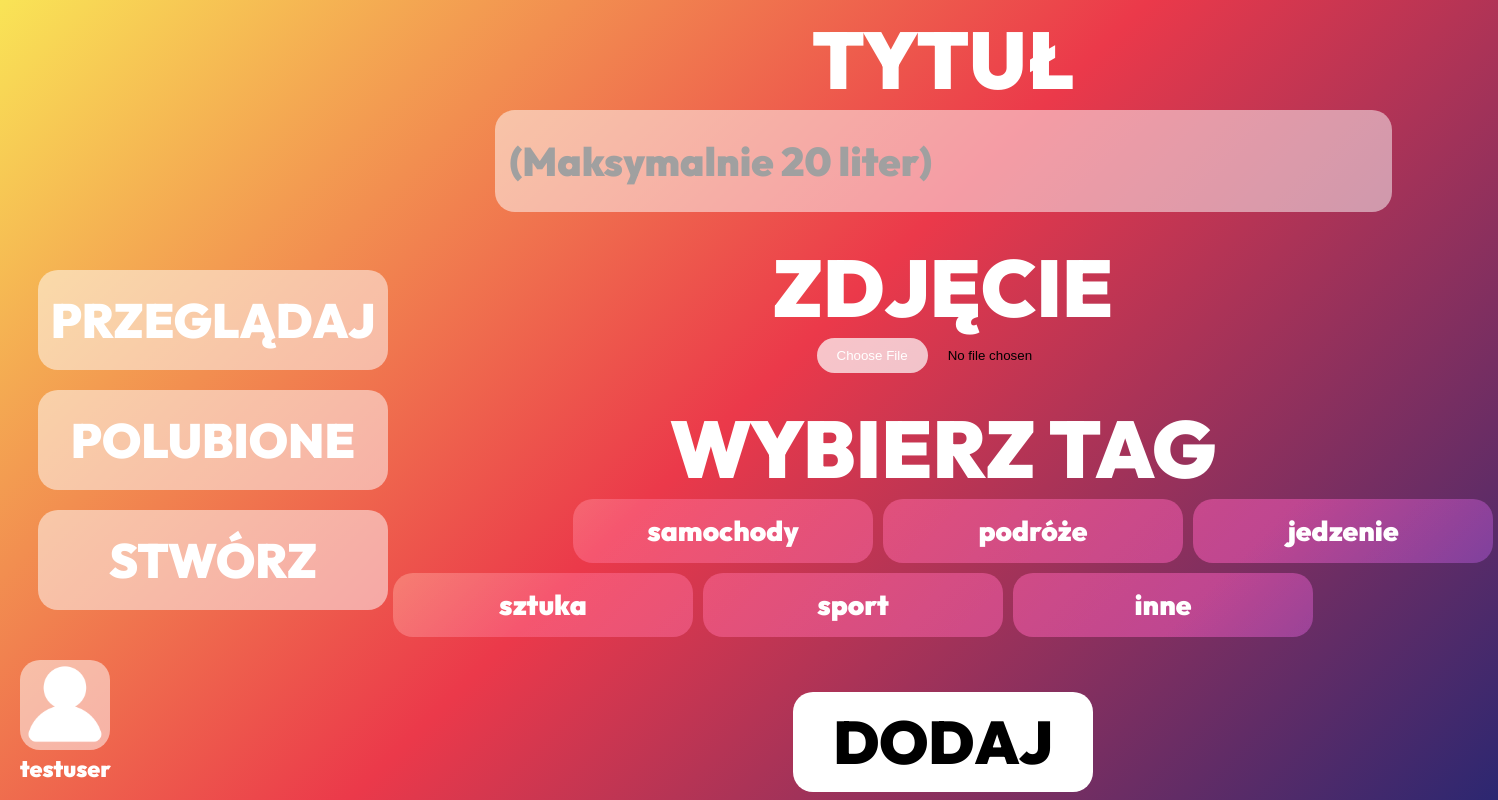
The page /addPost.php (signed in) on the database its author committed.
### tables this page shows
CREATE TABLE `tagi` (
  `id` int(11) NOT NULL,
  `nazwa` text NOT NULL
);

### addPost.php (the view, shortened to what this page needs)
<?php
$user_name = isset($_SESSION['user_name']) ? $_SESSION['user_name'] : null;
$user_id = isset($_SESSION['user_id']) ? $_SESSION['user_id'] : null;
$isLoggedIn=$user_id!=null;
$servername = "localhost";
$username = "root";
$password = "";
$dbname = "projekt";
$conn = new mysqli($servername, $username, $password, $dbname);
$tags = $conn->query("SELECT * FROM tagi");
?>
<!DOCTYPE html>
<html lang="en">
<head>
    <link rel="stylesheet" href="./style/addPost.css">
    <link rel="stylesheet" href="./style/nav.css">
</head>
<body>
<nav>
        <section class="navButtons">
            <a class="navButton" href="./index.php">przeglądaj</a>
            <a id="liked" class="navButton" href="./liked.php">polubione</a>
            <a class="navButton" href="./addPost.php">stwórz</a>
        </section>
        <section class="accountContainer">
            <a class="loginContainer"  href="<?php if($isLoggedIn==1){echo "./user.php?id=".$user_id;}else{echo "./login.php";} ?>">
                <img id="login" src="login.svg">
                <?php if ($user_name): ?>
                    <p class="loginText"><?php echo $user_name; ?></p>
                <?php else: ?>
                    <p class="loginText">LOGIN</p>
                <?php endif; ?>
            </a>
        </section>
    </nav>
    <main>
        <?php if ($isLoggedIn): ?>
        <section class="inputContainer">
            <h1 class="titleText">TYTUŁ</h1>
            <input id="titleInput" class="titleInput" type="text" placeholder="(Maksymalnie 20 liter)">
        </section>
        <section class="inputContainer">
            <h1 class="titleText">ZDJĘCIE</h1>
            <input id="imageInput" class="imageInput" type="file">
        </section>
        <section class="inputContainer">
            <h1 class="titleText">WYBIERZ TAG</h1>
            <section class="tags">
            <?php
                while ($row = $tags->fetch_assoc()) {
                    echo "<p class='tagButton' id='{$row['id']}' onclick='chooseTag(this)'>{$row['nazwa']}</p>";
                }
            ?>
            </section>
        </section>
        <button id="submitButton" class="submitButton" type="button" onclick="addPost()">DODAJ</button>
        <?php endif; ?>
    </main>
</body>
</html>

### style/addPost.css (style rules this page uses)
* { user-select: none; }
html { width: 100%; height: 100%; }
body { display: flex; justify-content: start; margin:0px; width: 100%; height: 100%; background: linear-gradient(135deg, rgba(249,228,86,1) 0%, rgba(235,57,74,1) 50%, rgba(44,39,113,1) 100%); }
main { width: 100%; display: flex; flex-direction: column; justify-content: center; align-items: center; gap:25px; }
.inputContainer { display: flex; height: fit-content; width: 1100px; flex-direction: column; align-items: center; justify-content: start; }
.titleText { font-family: outfit; font-weight: 900; font-size: 80px; color: #ffffff; margin:0px; }
.titleInput { width: 80%; height: 100px; line-height: 100px; border-radius: 20px; background-color: rgba(255, 255, 255, 0.5); font-family: outfit; font-size: 40px; font-weight: 900; text-decoration: none; color:rgb(255, 255, 255); border: none; padding-left: 15px; transition: 250ms; }
.titleInput::placeholder { color:rgb(160, 160, 160); }
.tags { display: flex; flex-wrap: wrap; gap: 10px; width: 100%; }
.tagButton:nth-child(1) { margin-left: auto; }
.tagButton { border-radius: 20px; margin:0px; position: relative; width: 300px; height: 64px; font-size: 28px; line-height: 64px; text-align: center; font-weight: 900; font-family: outfit; color:white; cursor: pointer; transition: 250ms; }
.tagButton::before { width: 300px; border-radius: 20px; transition: 250ms; background-color: rgba(255, 255, 255, 0.5); mix-blend-mode: overlay; content: ""; position: absolute; inset: 0; z-index: -1; }
.submitButton { margin-top: 30px; cursor: pointer; height: 100px; width: 300px; justify-self: center; align-self: center; font-family: outfit; font-weight: 900; font-size: 60px; border-radius: 20px; border:none; background-color: white; color:black; transition: 250ms; }

### style/nav.css (style rules this page uses)
nav { margin-left: 38px; height: 100%; display: flex; flex-direction: column; align-items: center; justify-content: center; }
.navButtons { display: flex; flex-direction: column; align-items: center; justify-content: center; margin-top: 100px; gap: 20px; margin-bottom: 20px; }
.navButton { width: 350px; height: 100px; line-height: 100px; border-radius: 20px; background-color: rgba(255, 255, 255, 0.5); vertical-align: middle; font-family: outfit; font-size: 48px; font-weight: 900; text-decoration: none; color:rgb(255, 255, 255); text-transform: uppercase; text-align: center; transition: 250ms; }
.loginContainer { display: flex; flex-direction: column; align-items: center; cursor: pointer; text-decoration: none; }
#login { width: 90px; height:90px; background-color: rgba(255, 255, 255, 0.5); border-radius: 20px; transition: 250ms; }
.loginText { margin:0px; margin-top: 7px; color:white; font-family: outfit; font-weight: 900; font-size: 23px; text-align: center; line-height: 23px; }
.accountContainer { position: absolute; bottom: 20px; left: 20px; gap: 20px; display: flex; align-items: start; justify-content: center; }

### rows shown on the page
tagi: nazwa "samochody"
tagi: nazwa "podróże"
tagi: nazwa "jedzenie"
tagi: nazwa "sztuka"
tagi: nazwa "sport"
tagi: nazwa "inne"

### other values the page prints
$user_name "testuser"
